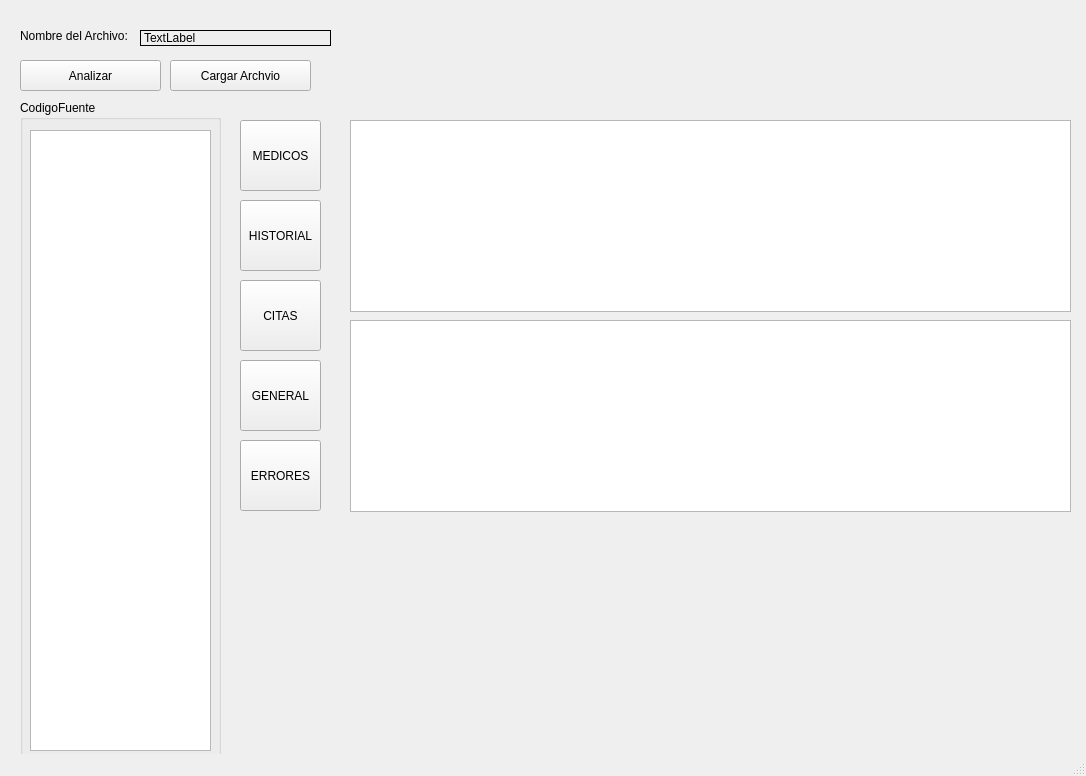
<?xml version="1.0" encoding="UTF-8"?>
<ui version="4.0">
 <class>MainWindow</class>
 <widget class="QMainWindow" name="MainWindow">
  <property name="geometry">
   <rect>
    <x>0</x>
    <y>0</y>
    <width>1086</width>
    <height>776</height>
   </rect>
  </property>
  <property name="windowTitle">
   <string>MainWindow</string>
  </property>
  <widget class="QWidget" name="centralwidget">
   <widget class="QPushButton" name="btn_load">
    <property name="geometry">
     <rect>
      <x>170</x>
      <y>60</y>
      <width>141</width>
      <height>31</height>
     </rect>
    </property>
    <property name="text">
     <string>Cargar Archvio</string>
    </property>
   </widget>
   <widget class="QPushButton" name="btn_analizar">
    <property name="geometry">
     <rect>
      <x>20</x>
      <y>60</y>
      <width>141</width>
      <height>31</height>
     </rect>
    </property>
    <property name="text">
     <string>Analizar</string>
    </property>
   </widget>
   <widget class="QGroupBox" name="gb_editText">
    <property name="geometry">
     <rect>
      <x>20</x>
      <y>100</y>
      <width>201</width>
      <height>661</height>
     </rect>
    </property>
    <property name="title">
     <string>CodigoFuente</string>
    </property>
    <widget class="QTextEdit" name="txt_codigoFuente">
     <property name="geometry">
      <rect>
       <x>10</x>
       <y>30</y>
       <width>181</width>
       <height>621</height>
      </rect>
     </property>
    </widget>
   </widget>
   <widget class="QTableWidget" name="tbl_errors">
    <property name="geometry">
     <rect>
      <x>350</x>
      <y>320</y>
      <width>721</width>
      <height>192</height>
     </rect>
    </property>
    <property name="editTriggers">
     <set>QAbstractItemView::EditTrigger::NoEditTriggers</set>
    </property>
    <property name="alternatingRowColors">
     <bool>true</bool>
    </property>
    <property name="selectionBehavior">
     <enum>QAbstractItemView::SelectionBehavior::SelectRows</enum>
    </property>
   </widget>
   <widget class="QPushButton" name="btnReporte1">
    <property name="geometry">
     <rect>
      <x>240</x>
      <y>120</y>
      <width>81</width>
      <height>71</height>
     </rect>
    </property>
    <property name="text">
     <string>MEDICOS</string>
    </property>
   </widget>
   <widget class="QPushButton" name="btnReporte2">
    <property name="geometry">
     <rect>
      <x>240</x>
      <y>200</y>
      <width>81</width>
      <height>71</height>
     </rect>
    </property>
    <property name="text">
     <string>HISTORIAL</string>
    </property>
   </widget>
   <widget class="QPushButton" name="btnReporte3">
    <property name="geometry">
     <rect>
      <x>240</x>
      <y>280</y>
      <width>81</width>
      <height>71</height>
     </rect>
    </property>
    <property name="text">
     <string>CITAS</string>
    </property>
   </widget>
   <widget class="QPushButton" name="btnReporte4">
    <property name="geometry">
     <rect>
      <x>240</x>
      <y>360</y>
      <width>81</width>
      <height>71</height>
     </rect>
    </property>
    <property name="text">
     <string>GENERAL</string>
    </property>
   </widget>
   <widget class="QPushButton" name="btnReporte5">
    <property name="geometry">
     <rect>
      <x>240</x>
      <y>440</y>
      <width>81</width>
      <height>71</height>
     </rect>
    </property>
    <property name="text">
     <string>ERRORES</string>
    </property>
   </widget>
   <widget class="QTableWidget" name="tbl_tokens">
    <property name="geometry">
     <rect>
      <x>350</x>
      <y>120</y>
      <width>721</width>
      <height>192</height>
     </rect>
    </property>
    <property name="editTriggers">
     <set>QAbstractItemView::EditTrigger::NoEditTriggers</set>
    </property>
    <property name="alternatingRowColors">
     <bool>true</bool>
    </property>
    <property name="selectionBehavior">
     <enum>QAbstractItemView::SelectionBehavior::SelectRows</enum>
    </property>
   </widget>
   <widget class="QLabel" name="label">
    <property name="geometry">
     <rect>
      <x>20</x>
      <y>20</y>
      <width>121</width>
      <height>31</height>
     </rect>
    </property>
    <property name="text">
     <string>Nombre del Archivo:</string>
    </property>
   </widget>
   <widget class="QLabel" name="label_fileName">
    <property name="geometry">
     <rect>
      <x>140</x>
      <y>30</y>
      <width>191</width>
      <height>16</height>
     </rect>
    </property>
    <property name="frameShape">
     <enum>QFrame::Shape::Box</enum>
    </property>
    <property name="text">
     <string>TextLabel</string>
    </property>
   </widget>
  </widget>
  <widget class="QStatusBar" name="statusbar"/>
 </widget>
 <resources/>
 <connections/>
</ui>
